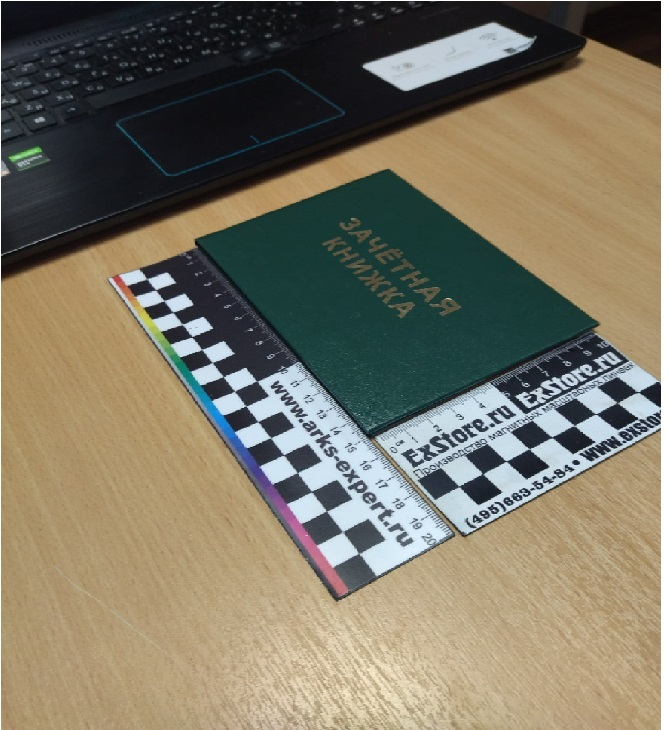
#> input picture source/frames/new/frame.jpg, 669 x 730 px, found by its file name; its folder holds only this picture in this run
$ python runScript.py
#> lines starting #> are read from the running program, lines starting #| are printed output that depends on the picture
### forAnastasia/matrix.py

import math
import cv2
import scipy.spatial.distance
import numpy as np


def perspective(_p, file_name):

    #сортировка точек
#> called with file_name = 'source/frames/new/frame.jpg'
    dop1 = sorted([_p[0], _p[1]], key=lambda k: [k[0]])
    dop2 = sorted([_p[2], _p[3]], key=lambda k: [k[0]])
    p = []
    p.append(dop1[0])
    p.append(dop1[1])
    p.append(dop2[0])
    p.append(dop2[1])
    img = cv2.imread(file_name)
#> img is the input picture: shape (730, 669, 3); mean B, G, R 100.4, 118.1, 124.1
    (rows, cols, _) = img.shape
#> rows = 730; cols = 669

# image center
    u0 = (cols)/2.0
#> u0 = 334.5
    v0 = (rows)/2.0
#> v0 = 365

# [8 lines of commented-out code are left out]
    w1 = scipy.spatial.distance.euclidean(p[0], p[1])
    w2 = scipy.spatial.distance.euclidean(p[2], p[3])

    h1 = scipy.spatial.distance.euclidean(p[0], p[2])
    h2 = scipy.spatial.distance.euclidean(p[1], p[3])

    w = max(w1, w2)
    h = max(h1, h2)

# visible aspect ratio/ видимые пропорции
    ar_vis = float(w)/float(h)

# make numpy arrays and append 1 for linear algebra/создать массивы numpy и добавить 1 для линейной алгебры

    m1 = np.array((p[0][0], p[0][1], 1)).astype('float32')
    m2 = np.array((p[1][0], p[1][1], 1)).astype('float32')
    m3 = np.array((p[2][0], p[2][1], 1)).astype('float32')
    m4 = np.array((p[3][0], p[3][1], 1)).astype('float32')

# calculate the focal disrance/ рассчитать фокусное отклонение

    k2 = np.dot(np.cross(m1, m4), m3) / np.dot(np.cross(m2, m4), m3)
    k3 = np.dot(np.cross(m1, m4), m2) / np.dot(np.cross(m3, m4), m2)

    n2 = k2 * m2 - m1
    n3 = k3 * m3 - m1

    n21 = n2[0]
    n22 = n2[1]
    n23 = n2[2]

    n31 = n3[0]
    n32 = n3[1]
    n33 = n3[2]

    f = math.sqrt(np.abs((1.0/(n23*n33)) * ((n21*n31 - (n21*n33 + n23*n31) *
                  u0 + n23*n33*u0*u0) + (n22*n32 - (n22*n33+n23*n32)*v0 + n23*n33*v0*v0))))
#> f = 1183.9

    A = np.array([[f, 0, u0], [0, f, v0], [0, 0, 1]]).astype('float32')

    At = np.transpose(A)
    Ati = np.linalg.inv(At)
    Ai = np.linalg.inv(A)

# calculate the real aspect ratio/ рассчитать реальное соотношение сторон

    ar_real = math.sqrt(np.dot(np.dot(np.dot(n2, Ati), Ai),
                        n2)/np.dot(np.dot(np.dot(n3, Ati), Ai), n3))
#> ar_real = 0.617

    if ar_real < ar_vis:
        W = int(w)
        H = int(W / ar_real)
#> H = 411
    else:
        H = int(h)
        W = int(ar_real * H)

    print(W)
    print(H)
#| 411

    pts1 = np.array(p).astype('float32')
    pts2 = np.float32([[0, 0], [W, 0], [0, H], [W, H]])
#> pts2 = [[0, 0], [254, 0], [0, 411], [254, 411]]

# project the image with the new w/h
    #M = cv2.getPerspectiveTransform(pts1,pts2)

    im_src = cv2.imread(file_name)
    size = (W, H)

    # Destination coordinates locate0 in the center of the image
    pts_dst = np.float32(
        [
            [im_src.shape[1]/2 - size[0]/2, im_src.shape[0]/2 - size[1]/2],
            [im_src.shape[1]/2 + size[0]/2, im_src.shape[0]/2 - size[1]/2],

            [im_src.shape[1]/2 - size[0]/2, im_src.shape[0]/2 + size[1]/2],
            [im_src.shape[1]/2 + size[0]/2, im_src.shape[0]/2 + size[1]/2]
        ]
    )

    M = cv2.getPerspectiveTransform(pts1, pts_dst)
    return {'M':M, 'W':W, 'H':H}
    # [6 lines of commented-out code are left out]

### forAnastasia/frame_modify.py
import math
import cv2
import scipy.spatial.distance
import numpy as np


def modify(M, fileName, W, H, destFile):
    img = cv2.imread(fileName)

    im_src = cv2.imread(fileName)
    dst = cv2.warpPerspective(img, M, (W, H))
    dst = cv2.warpPerspective(img, M, (im_src.shape[1], im_src.shape[0]))
    cv2.imwrite(destFile, dst)


### forAnastasia/runScript.py
#1. пользователь вызывает раскадровку видео - это фалй frame.py, параметры - путь к файлу
#2. Вызываем функцию раскадровки, matrix.py, параметры - точки (можно не отсортированные) и путь к файлу, по которому должна построиться матрица,
# функция возвращает матрицу гомографии


#тестовые данные для book2.js - p = [(197, 240), (389, 169), (368, 428), (601, 325)]
import os
import matrix;
import frame_modify

def main(p):
    global M, M, H
    #строим матрицу гомографии

    a = matrix.perspective(p, 'source/frames/new/'+os.listdir('source/frames/new')[0]);
    M = a['M']
    H = a['H']
    W = a['W']
    directory = 'source/frames/new'
    i = 0;
    for filename in os.listdir(directory):
        f = os.path.join(directory, filename)
        # checking if it is a file
        if os.path.isfile(f):
            frame_modify.modify(M, f, W,H,'source/frames/modify/frame'+str(i)+'.jpg')
#> in modify, `dst = cv2.warpPerspective(img, M, (W, H))`:
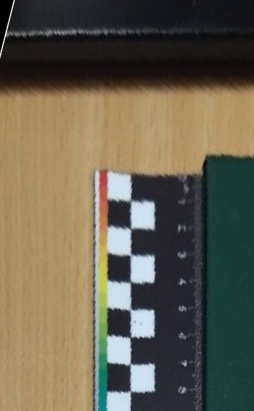
#> dst: shape (411, 254, 3); mean B, G, R 78.4, 96.5, 103.5
#> in modify, `dst = cv2.warpPerspective(img, M, (im_src.shape[1], im_src.shape[0]))`:
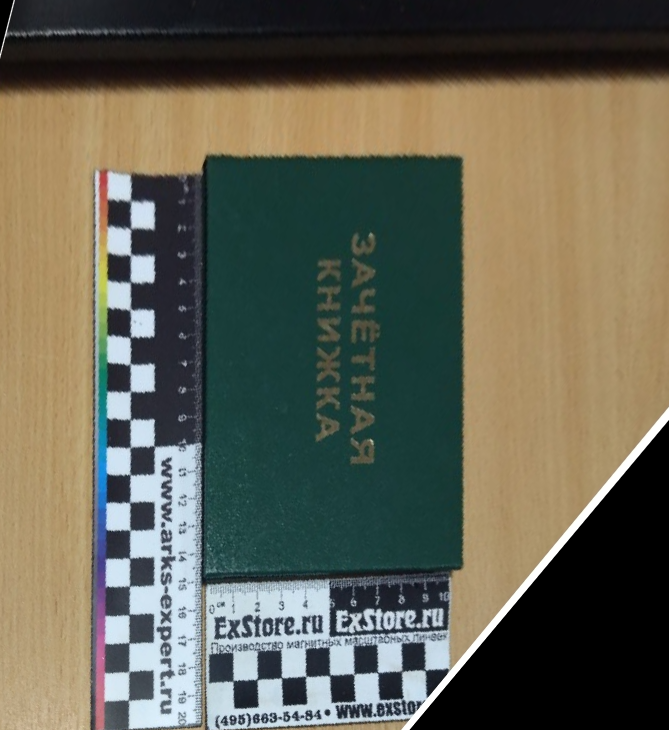
#> dst: shape (730, 669, 3); mean B, G, R 83.6, 98.6, 99.8
            i+=1;


M = []
H = 0;
W = 0;
main([(197, 240), (389, 169), (368, 428), (601, 325)])
